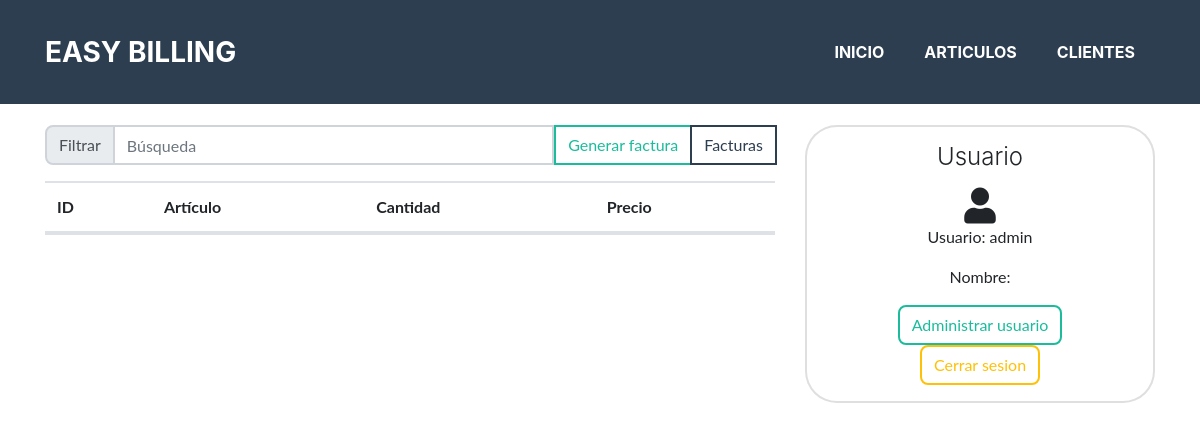
The page /main (signed in) on the database as committed earlier.
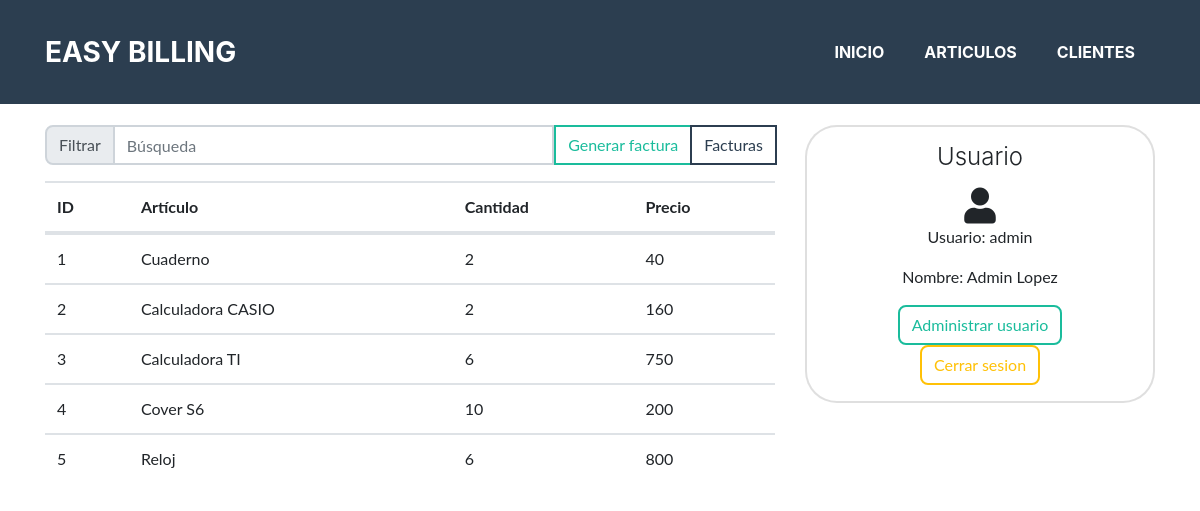
The same page on the database as committed later.
### tables this page shows
CREATE TABLE `articulos` (
  `id_articulo` int(11) NOT NULL,
  `nombre` varchar(30) DEFAULT NULL,
  `costo` double DEFAULT NULL,
  `precio` double DEFAULT NULL,
  `existencia` int(11) DEFAULT NULL
);

### application/controllers/Main.php (called while the page is built, shortened)
<?php
class Main extends CI_Controller {
    public function index()
    {
        if(isset($_SESSION['user'])){
            $this->load->view('inicio');
        }else{
            redirect('login');
        }
    }
}

### index.php (called while the page is built, shortened)
<?php
require_once BASEPATH.'core/CodeIgniter.php';

### application/helpers/core_helper.php (called while the page is built, shortened)
<?php
class core_articulo{
        static function listado_articulos(){
            $CI =& get_instance();
            $rs= $CI->db->get('articulos')->result();
            return $rs;
        }
}

### application/views/inicio.php (the view, shortened to what this page needs)
<!DOCTYPE html>
<html lang="en">
<head>
</head>
<body>
  <div class="container">
      <div class="row">
          <div class="col-sm-8">
            <div class="input-group mb-3">
              <div class="input-group-prepend">
                <span class="input-group-text" id="basic-addon1">Filtrar</span>
              </div>
              <input type="text" class="form-control" id="busca_id" placeholder="Búsqueda" aria-label="Username" aria-describedby="basic-addon1">
              <div class="input-group-prepend">
                <button class="btn btn-outline-primary" onclick="location.href='main/facturar'" type="button">Generar factura</button>
              </div>
              <div class="input-group-prepend">
                <button class="btn btn-outline-secondary" onclick="location.href='main/facturas'" type="button">Facturas</button>
              </div>
            </div>
              <table class="table">
                  <thead>
                    <th>ID</th>
                    <th>Artículo</th>
                    <th>Cantidad</th>
                    <th>Precio</th>
                  </thead>
                  <tbody id="tabla">
                    <?php
                      $rs = core_articulo::listado_articulos();
                      foreach ($rs as $articulo) {
                        echo <<<TABLA
                        <tr>
                          <td>{$articulo->id_articulo}</td>
                          <td>{$articulo->nombre}</td>
                          <td>{$articulo->existencia}</td>
                          <td>{$articulo->precio}</td>
                        </tr>
TABLA;
                      }
                    ?>
                  </tbody>
              </table>
          </div>
          <div class="col-sm-4 ml-auto">
              <div class="card text-center">
              <div class="card-body">
                  <h5 class="card-title">Usuario</h5>
                  <i class="fa fa-user" style="font-size:36px"></i>
                  <p>Usuario: <?=$_SESSION['user']?></p>
                  <p>Nombre: <?=$_SESSION['nombre']?></p>
                  <button class="btn btn-outline-primary" onclick="location.href='main/usuarios';">  Administrar usuario</button> <br>
                  <button class="btn btn-outline-warning" onclick="location.href='main/cerrar_sesion';"> Cerrar sesion</button>
              </div>
              </div>
          </div>
      </div>
  </div>
</body>
</html>

Rows that differ between the two databases and show on the page:
added articulos: id_articulo "1", nombre "Cuaderno", existencia "2", precio "40"
added articulos: id_articulo "2", nombre "Calculadora CASIO", existencia "2", precio "160"
added articulos: id_articulo "3", nombre "Calculadora TI", existencia "6", precio "750"
added articulos: id_articulo "4", nombre "Cover S6", existencia "10", precio "200"
added articulos: id_articulo "5", nombre "Reloj", existencia "6", precio "800"
Other text that changed with them:
$_SESSION['nombre']: (not shown) → "Admin Lopez"
